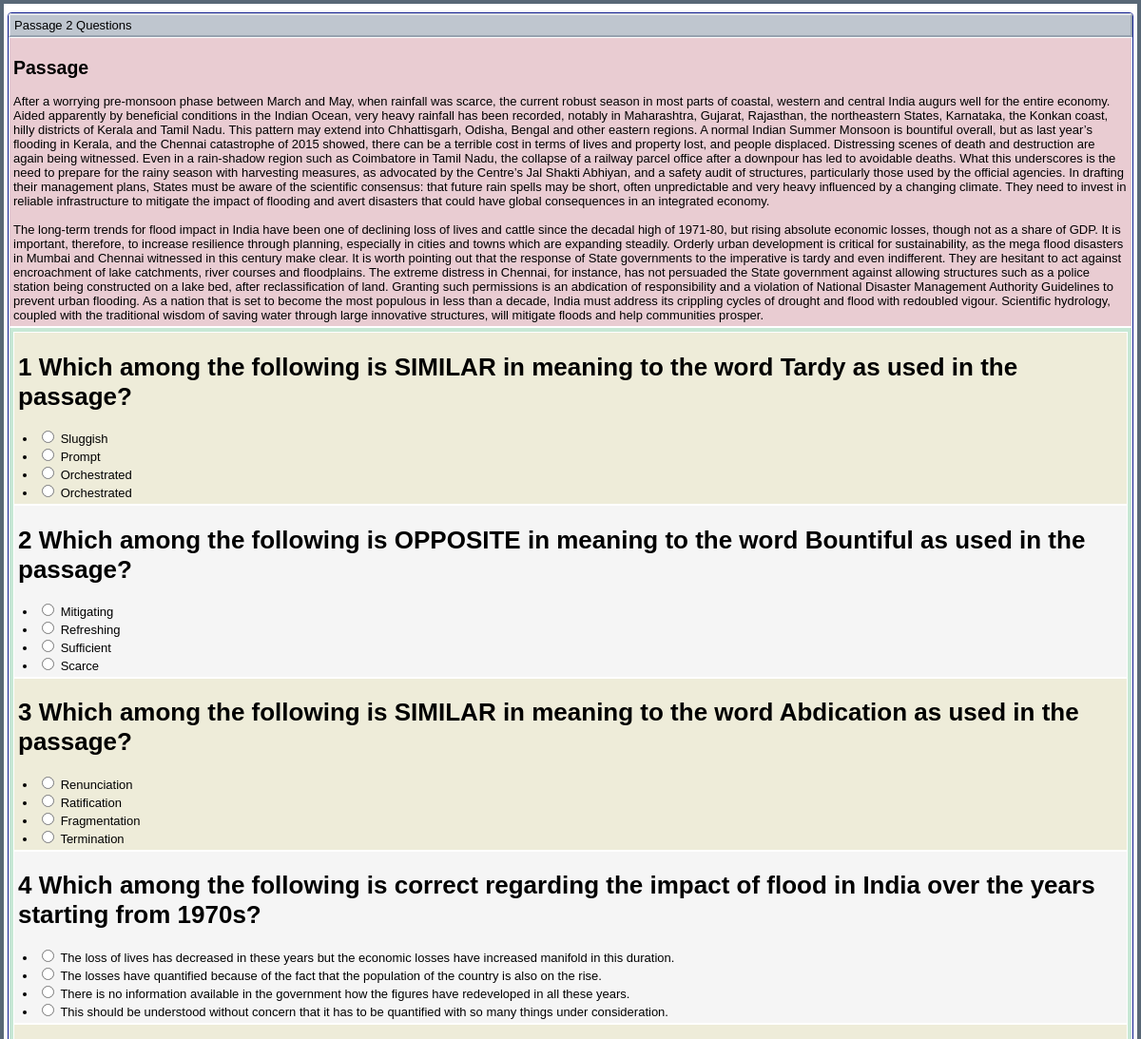
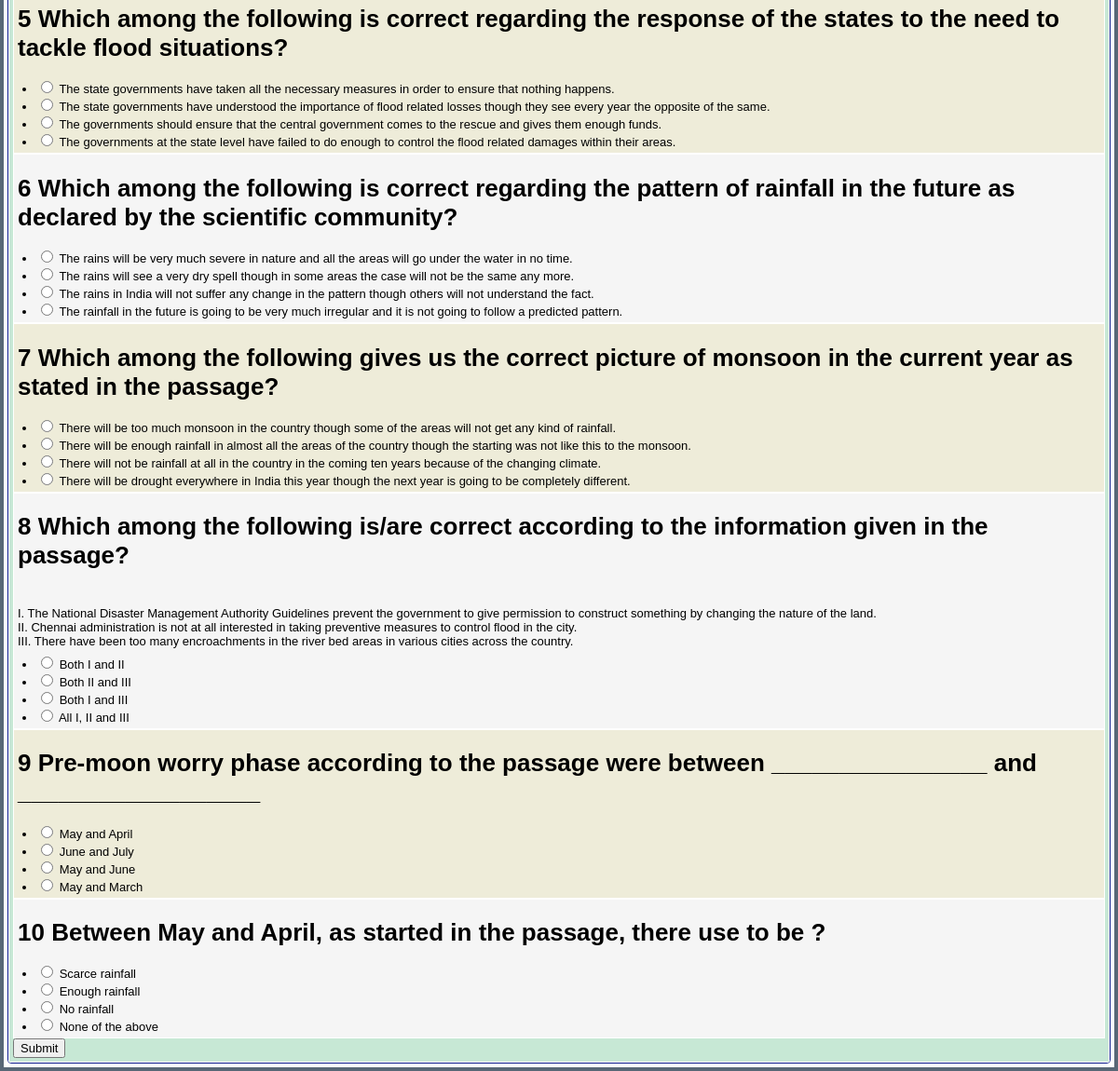
Screenshot of /4/ (signed in) with the database file from the repository (2 pictures, top to bottom).
### quizapps/exams/models/story.py (models this page shows, shortened)
class Story(models.Model):
    headline = models.CharField(max_length=20)
    instruction = models.TextField()
    content = models.TextField()
    class Meta:
        verbose_name_plural = 'Stories'

### quizapps/exams/views.py (the view, shortened to what this page needs)
# urls.py: path('<int:story_id>/', views.ExamView.as_view(), name='list_questions'),
class ExamView(LoginRequiredMixin, SingleObjectMixin, FormView):
    model = Story
    form_class = AnswerForm
    template_name = 'exams/questions.html'
    context_object_name = 'story'
    pk_url_kwarg = 'story_id'
    success_url = reverse_lazy('exam_completed')
    def get(self, request, *args, **kwargs):
        self.object = self.get_object()
        cache.set('time_start', timezone.now(), TEST_TIMEOUT)
        return super().get(request, *args, **kwargs)
    def get_form_kwargs(self):
        kwargs = super().get_form_kwargs()
        kwargs.update({'story': self.get_object()})
        return kwargs

### quizapps/exams/forms.py
class AnswerForm(forms.Form):
    def __init__(self, *args, **kwargs):
        story = kwargs.pop('story')
        super().__init__(*args, **kwargs)
        try:
            questions = story.questions.all()[10]
        except IndexError:
            questions = story.questions.all()
        for i, question in enumerate(questions):
            field = 'question_%s' % str(question.id)
            self.fields[field] = forms.ChoiceField(
                label=_(f'#{i+1} {question.question}'),
                choices=[(answer.id, answer.text) for answer in question.answers.all()],
                widget=forms.RadioSelect
            )

### quizapps/exams/templatetags/exam_tags.py (called while the page is built)
@register.filter(name='markdown')
def markdown_text(text):
    return mark_safe(markdown.markdown(text))

### templates/exams/questions.html (shortened to what this page needs)
{% extends 'base.html' %}
{% load exam_tags %}
{% block content %}
<div class="mainblok">
    <div class="phdr">{{ story.headline }} Questions</div>
    <div class="rmenu">
        <h2>Passage</h2>
        {{ story.content | linebreaksbr }}
    </div>
    <div class="gmenu">
        <form method="POST" action="">
            {% for field in form %}
                <div class="{% cycle 'list1' 'list2' %}">
                {{ field.label | markdown | linebreaksbr }}
                {{ field }}
                </div>
            {% endfor %}
            <input type="submit" value="Submit" />
        </form>
    </div>
</div>
{% endblock %}

### static/css/style.css (style rules this page uses)
body { background-color: #ffffff; color: #000000; margin: 0; padding: 0; }
body, td, input, textarea { font-family: Arial, Tahoma, sans-serif; font-size: small; }
form { font-size: small; margin: 0; padding: 0; }
p { margin-bottom: 6px; margin-top: 6px; }
ul { margin: 0; padding-left: 20px; }
.gmenu { background-color: #c7e8d5; border: 1px solid white; margin: 0; padding: 4px; }
.list1 { background-color: #eeecd9; border: 1px solid white; margin: 0; padding: 3px 4px 4px 4px; }
.list2 { background-color: #f5f5f5; border: 1px solid white; margin: 0; padding: 3px 4px 4px 4px; }
.phdr { background-color: #bfc6cf; border: 2px solid; border-color: #e1e4e8 #96a2af #96a2af #e1e4e8; padding: 3px 4px 3px 4px; }
.rmenu { background-color: #e9ccd2; border: 1px solid white; margin: 0; padding: 4px; }
.mainblok { border: 1px solid #0b198c; margin: 5px 0px 0px 0px; background-color: #f5f5ff; padding: 0px 0px 0px 0px; overflow: auto; -moz-border-radius: 0.3em; -webkit-border-radius: 0.3em; border-radius: 0.3em; }

### rows the page displays
Story: headline "Passage 2", content "After a worrying pre-monsoon phase between March and May, when rainfall was scarce, the current robust season in most parts of coastal, western and central India augurs well for the entire economy. Aided apparently by beneficial conditions in the Indian Ocean, very heavy rainfall has been recorded, notably in Maharashtra, Gujarat, Rajasthan, the northeastern States, Karnataka, the Konkan coast, hilly districts of Kerala and Tamil Nadu. This pattern may extend into Chhattisgarh, Odisha, Bengal and other eastern regions. A normal Indian Summer Monsoon is bountiful overall, but as last year’s flooding in Kerala, and the Chennai catastrophe of 2015 showed, there can be a terrible cost in terms…"

### other values shown
{{ field.label | markdown | linebreaksbr }} "1 Which among the following is SIMILAR in meaning to the word Tardy as used in the passage?" "2 Which among the following is OPPOSITE in meaning to the word Bountiful as used in the passage?" "3 Which among the following is SIMILAR in meaning to the word Abdication as used in the passage?" "4 Which among the following is correct regarding the impact of flood in India over the years starting from 1970s?" "5 Which among the following is correct regarding the response of the states to the need to tackle flood situations?" "6 Which among the following is correct regarding the pattern of rainfall in the future as declared by the scientific community?" "7 Which among the following gives us the correct picture of monsoon in the current year as stated in the passage?" "9 Pre-moon worry phase according to the passage were between ________________ and __________________" "10 Between May and April, as started in the passage, there use to be ?"
